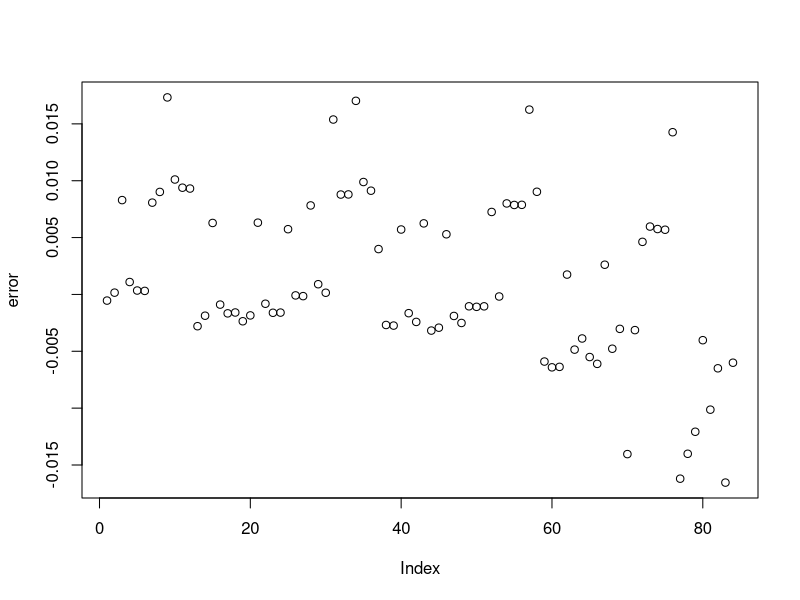
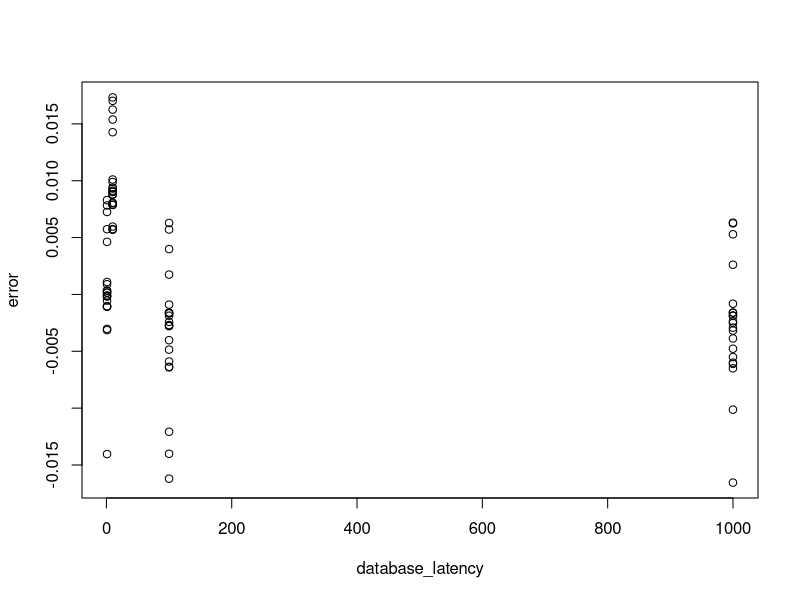
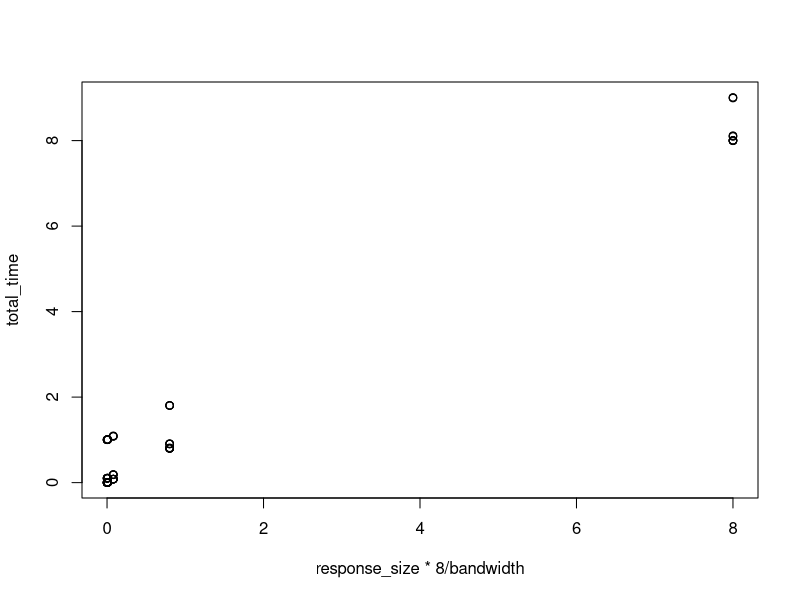
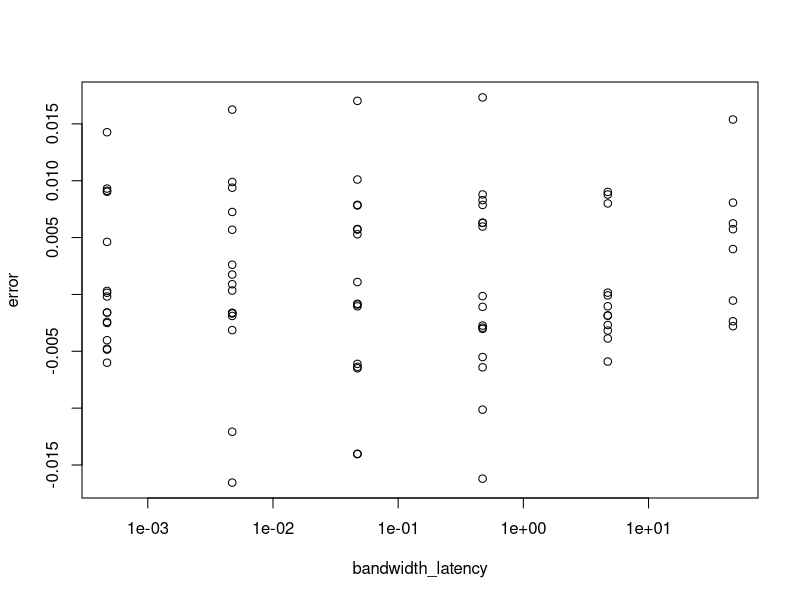
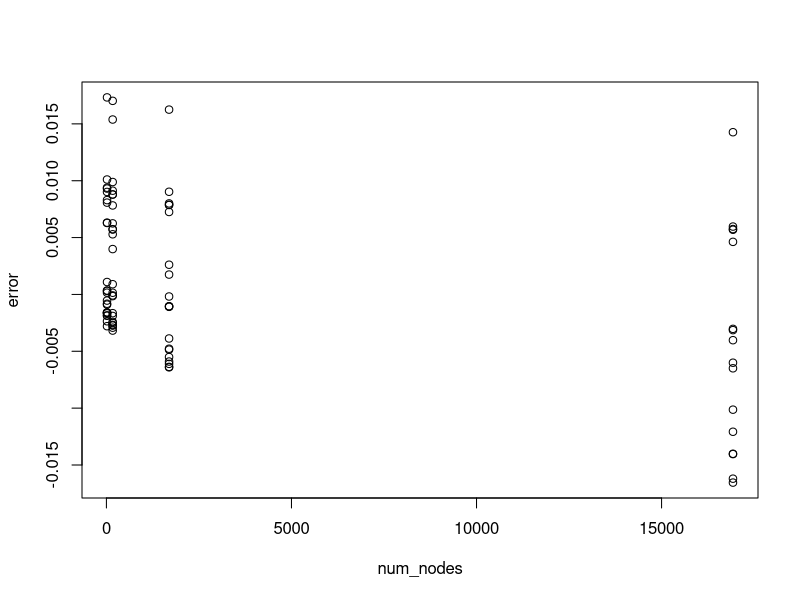

Write the R code that produced these figures, in order.
data <- read.csv("simple_results.csv", header = FALSE)
names(data) <- c("num_requests", "response_size", "database_latency", "bandwidth", "interval_between_requests",
                 "java_num_nodes", "java_bandwidth_latency", "total_time")

NODE_SIZE <- 61.94
MB <- bitwShiftL(1, 20)
data$total_time <- data$total_time / 1e9
data$expected_time <- data$database_latency / 1000 + data$response_size * 8 / data$bandwidth
data$bandwidth_latency <- NODE_SIZE / (data$bandwidth / 8 * MB) * 1000 # ms
data$num_nodes <- data$response_size * MB / NODE_SIZE
data$error <- data$expected_time - data$total_time
attach(data)

plot(error)
plot(database_latency, error)
plot(response_size * 8 / bandwidth, total_time)

plot(bandwidth_latency, error, log = "x")
plot(num_nodes, error)
